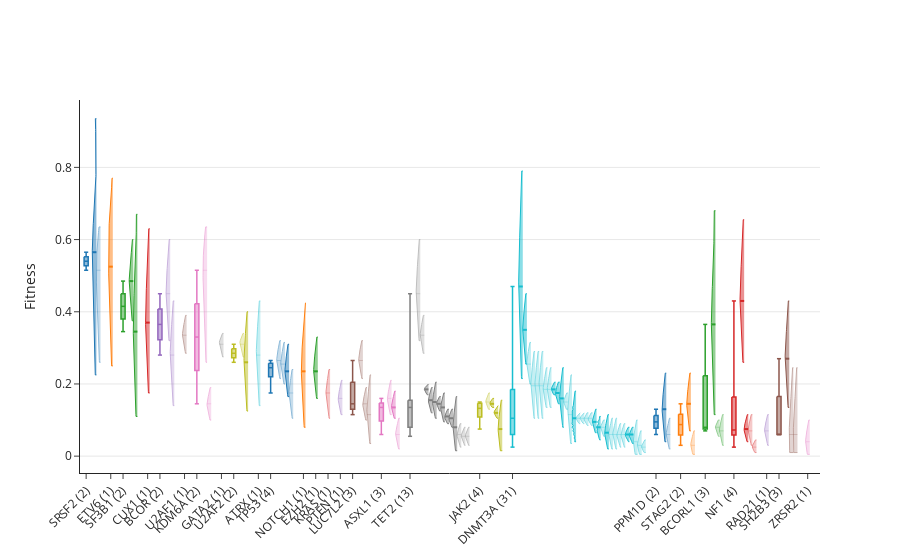

Notebook code for this chart:
### Code cell
fig = plot.gene_fitness_plot(lbc)
fig.show()
fig.write_image(path + 'gene_fitness_summary.png', width=1200, scale=10)
fig.write_image(path + 'gene_fitness_summary.svg', width=1200)
